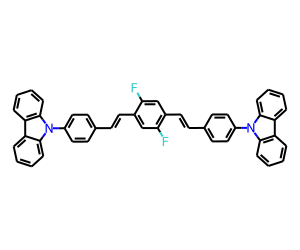
#> input picture ChemOS2.0-deploy/opticaltable/optical_characterization/old_files/20210211/mol_image.png, 300 x 250 px
$ python proc_image.py
#> lines starting #> are read from the running program, lines starting #| are printed output that depends on the picture
#> the answer given: ../../../../ChemOS2.0-deploy/opticaltable/optical_characterization/old_files/20210211/mol_image.png
import numpy
import cv2
from tkinter import filedialog
import math
import os

class ImageHandler():

    def __init__(self):
        self.filetypes =   (('PNG files', '*.png'),
                            ('JPEG files', '*.jpeg, *.jpg, *.jpe'),
                            ('TIFF files', '*.tiff, *.tif'),
                            ('bitmaps files', '*.bmp, *.dib'),
                            ('JPEG 2000 files', '*.jp2'),
                            ('WebP', '*.webp'),
                            ('Portable image format', '*.pbm, *.pgm, *.ppm *.pxm, *.pnm'),
                            ('PFM files', '*.pfm'),
                            ('Sun rasters', '*.sr, *.ras'),
                            ('OpenEXR Image files', '*.exr'),
                            ('Radiance HDR', '*.hdr, *.pic'))


    def open_images(self, filelist, grayscale = False):
#> called with grayscale = False
        im_list = []
        for filename in filelist:
            im = cv2.imread(filename)
#> im is the input picture: shape (250, 300, 3); mean B, G, R 247.9, 247.4, 247.3
            if grayscale:
                im= cv2.cvtColor(im, cv2.COLOR_BGR2GRAY)
            im_list.append(im)
        return im_list

    def open_images_dialog(self, grayscale = False):

        filelist = filedialog.askopenfilenames(filetypes = self.filetypes)
        print(filelist)
        im_list = self.open_images(filelist, grayscale=grayscale)
#> im_list = 1 item
        return im_list, filelist


    def crop_image(self, img, mergin):

        if mergin[1] == 0 and mergin[3] == 0:
            return img[mergin[0]:, mergin[2]:, : ]
        elif mergin[1] == 0:
            return img[mergin[0]:, mergin[2]:-mergin[3], : ]
        elif mergin[3] == 0:
            return img[mergin[0]:-mergin[1], mergin[2]:, : ]
        else:
            return img[mergin[0]:-mergin[1], mergin[2]:-mergin[3], : ]


    def tile_img(self, h_num, save_filename, mergin = None, grayscale = False, del_files = False, filelist = None):

        if filelist == None:
            im_list, filelist = self.open_images_dialog(grayscale=False)
#> im_list = 1 item
        else:
            im_list = self.open_images(filelist, grayscale=False)

        #defines the tile
        im_num = len(im_list)
#> im_num = 1
        v_num = math.ceil(im_num / h_num)
#> v_num = 1

        #cut mergin from images
        if mergin:
            im_list = [self.crop_image(img, mergin) for img in im_list]

        #resize image to the minimum size in the list
        h_min = min(im.shape[0] for im in im_list)
#> h_min = 250
        v_min = min(im.shape[1] for im in im_list)
#> v_min = 300
        im_list = [cv2.resize(im, (v_min, h_min), interpolation=cv2.INTER_CUBIC) for im in im_list]

        #add white image to the image gap
        for i in range(v_num * h_num - im_num):
            im_list.append(im_list[0]*0 + 255)
#> after the loop, im_list = 4 items

        #tile image
        im = cv2.vconcat([cv2.hconcat([im_list[i+h_num*j] for i in range(h_num)]) for j in range(v_num)])
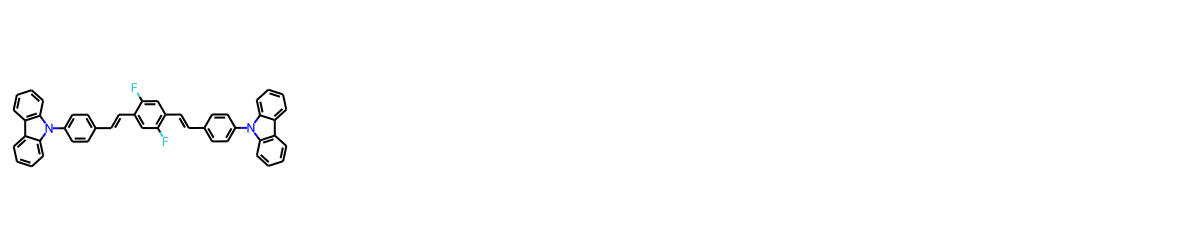
#> im: shape (250, 1200, 3); mean of channels 0, 1, 2 253.2, 253.1, 253.1; drawn as B, G, R

        #savefig
        cv2.imwrite(save_filename, im)

        #delete orignal images
        if del_files:
            for f in filelist:
                if f != save_filename:
                    try:
                        os.remove(f)
                    except:
                        pass
        return im

if __name__ == '__main__':

    IM = ImageHandler()

    IM.tile_img(h_num = 4, save_filename = 'D:/temp_for_covid19/HPLCMS/20200707_splitter_test/without_splitter/MS_peaks.png', mergin = [0,0,0,0])


# im_v = cv2.hconcat(im)
# cv2.imwrite('D:/temp_for_covid19/MS_data/test.png', im_v)
